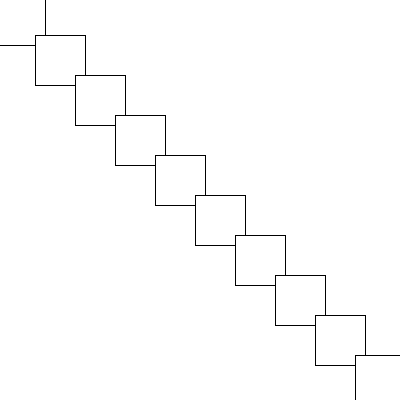
Frame 1 (no input)
Frame 60 (the mouse pressed at the canvas centre just before this capture): identical to frame 1, image omitted
Frame 120 (the mouse held since frame 60 and released just before this capture): identical to frame 1, image omitted

The Processing sketch that drew this single still picture (run headless with seeded random() and noise(); from frame 60 on, the mouse is pressed at the canvas centre):

// Processing sketch: Torsdagsopgave_26_09_4
// ── Torsdagsopgave_26_09_4.pde
Square[] squares = new Square[10];

void setup(){
  size(400,400);
 
  //squares[0].display();
  
  for(int i =0; i<squares.length; i++){
    squares [i] = new Square(i *40 +20 ,i* 40 + 20);
}
}
void draw(){
  background(255);

  for (int i = 0; i < squares.length; i++) {
    squares[i].display();
    
  }
}

class Square {
int x;
int y;

 Square(int xposition, int yposition) {
  this.x = xposition;  
  this.y = yposition;  
    }
    
    void display(){
      rectMode(CENTER);
      rect(x,y,50,50);
            
}
}
